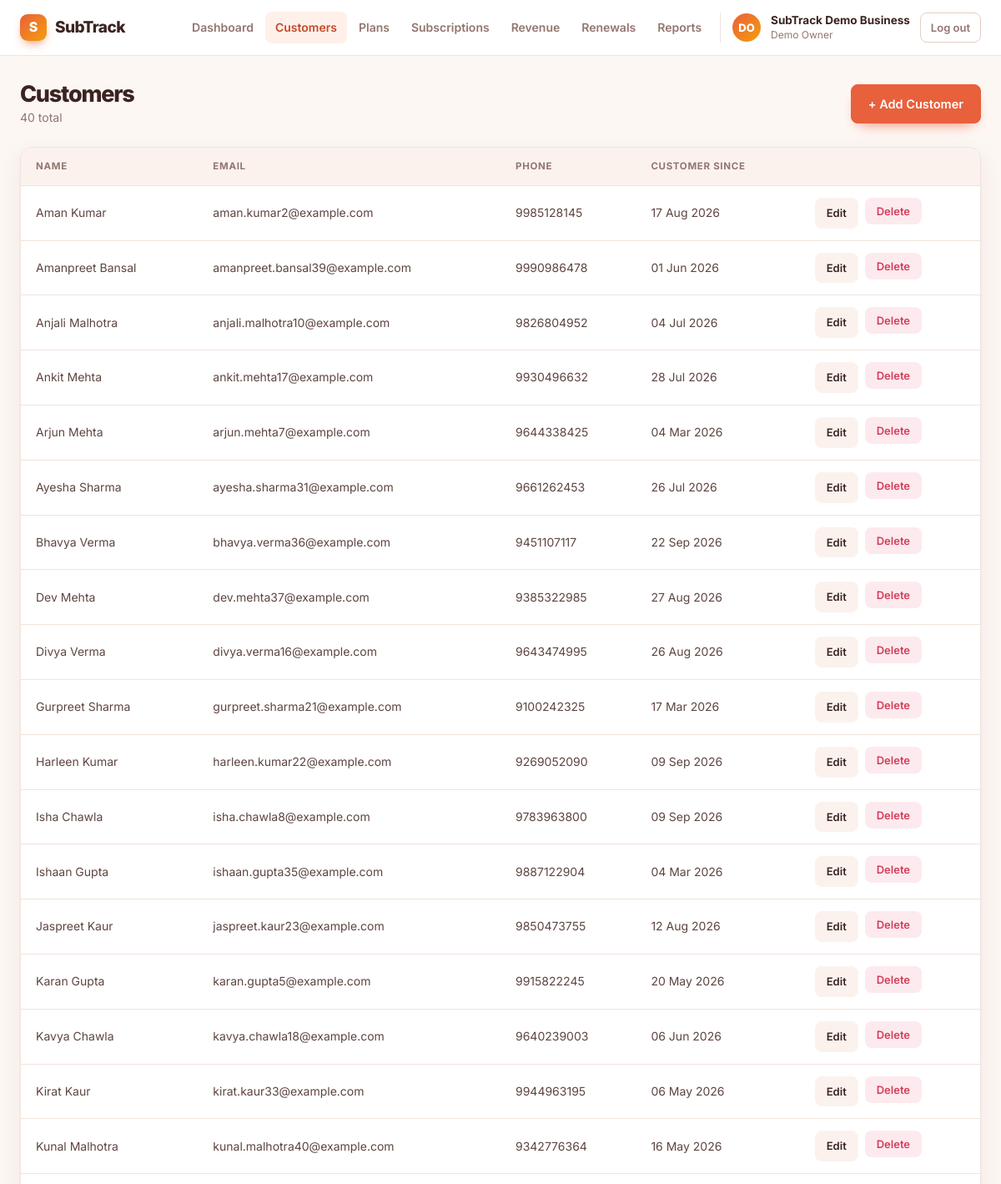
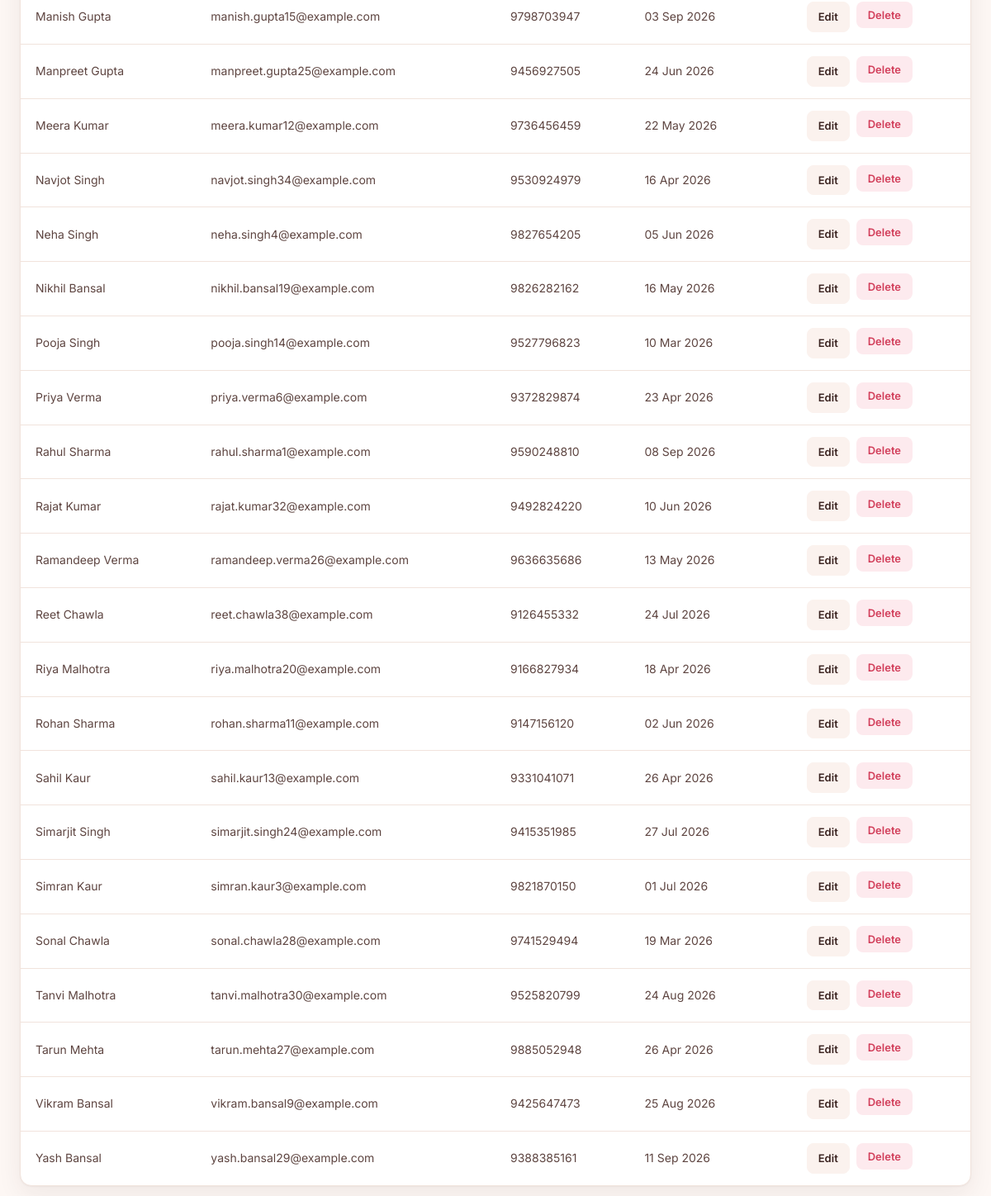
/customers.php (signed in), run on the app's committed database (2 pictures, top to bottom).
### tables this page shows
CREATE TABLE IF NOT EXISTS users (
    id            INT UNSIGNED AUTO_INCREMENT PRIMARY KEY,
    name          VARCHAR(120)        NOT NULL,
    email         VARCHAR(190)        NOT NULL UNIQUE,
    password_hash VARCHAR(255)        NOT NULL,
    business_name VARCHAR(150)        NOT NULL,
    created_at    DATETIME            NOT NULL DEFAULT CURRENT_TIMESTAMP
);

CREATE TABLE IF NOT EXISTS customers (
    id          INT UNSIGNED AUTO_INCREMENT PRIMARY KEY,
    user_id     INT UNSIGNED        NOT NULL,
    name        VARCHAR(150)        NOT NULL,
    email       VARCHAR(190)        NOT NULL,
    phone       VARCHAR(30)         NULL,
    created_at  DATETIME            NOT NULL DEFAULT CURRENT_TIMESTAMP,
    CONSTRAINT fk_customers_user FOREIGN KEY (user_id) REFERENCES users(id) ON DELETE CASCADE,
    INDEX idx_customers_user (user_id)
);

### public/bootstrap.php (called while the page is built, shortened)
<?php
require_once __DIR__ . '/../config/database.php';
require_once __DIR__ . '/../src/Models/User.php';
require_once __DIR__ . '/../src/Models/Customer.php';
require_once __DIR__ . '/../src/Repositories/PdoUserRepository.php';
require_once __DIR__ . '/../src/Repositories/PdoCustomerRepository.php';
require_once __DIR__ . '/../src/Services/AuthService.php';
$pdo = Database::connection();
$userRepository = new PdoUserRepository($pdo);
$customerRepository = new PdoCustomerRepository($pdo);
$authService = new AuthService($userRepository);
function e(?string $value): string
{
    return htmlspecialchars($value ?? '', ENT_QUOTES, 'UTF-8');
}
function formatDate(?string $date): string
{
    return (new DateTimeImmutable($date))->format('d M Y');
}

### src/Services/AuthService.php (called while the page is built, shortened)
<?php
class AuthService
{
    private UserRepositoryInterface $users;
    public function __construct(UserRepositoryInterface $users)
    {
        $this->users = $users;
    }
    public function currentUser(): ?User
    {
        return $this->users->findById((int) $_SESSION['user_id']);
    }
    public function requireLogin(): User
    {
        $user = $this->currentUser();
        return $user;
    }
}

### src/Repositories/PdoUserRepository.php (called while the page is built, shortened)
<?php
require_once __DIR__ . '/../Models/User.php';
class PdoUserRepository implements UserRepositoryInterface
{
    private PDO $pdo;
    public function __construct(PDO $pdo)
    {
        $this->pdo = $pdo;
    }
    public function findById(int $id): ?User
    {
        $stmt = $this->pdo->prepare('SELECT * FROM users WHERE id = :id LIMIT 1');
        $stmt->execute(['id' => $id]);
        $row = $stmt->fetch();
        return $row ? User::fromRow($row) : null;
    }
}

### src/Models/User.php (called while the page is built, shortened)
<?php
class User
{
    public function __construct(
        int $id,
        string $name,
        string $email,
        string $passwordHash,
        string $businessName,
        string $createdAt
    ) {
        $this->id = $id;
        $this->name = $name;
        $this->businessName = $businessName;
    }
    public static function fromRow(array $row): self
    {
        return new self(
            (int) $row['id'],
            $row['name'],
            $row['email'],
            $row['password_hash'],
            $row['business_name'],
            $row['created_at']
        );
    }
}

### src/Repositories/PdoCustomerRepository.php (called while the page is built, shortened)
<?php
require_once __DIR__ . '/../Models/Customer.php';
class PdoCustomerRepository implements CustomerRepositoryInterface
{
    private PDO $pdo;
    public function __construct(PDO $pdo)
    {
        $this->pdo = $pdo;
    }
    public function allForUser(int $userId): array
    {
        $stmt = $this->pdo->prepare('SELECT * FROM customers WHERE user_id = :uid ORDER BY name ASC');
        $stmt->execute(['uid' => $userId]);
        return array_map([Customer::class, 'fromRow'], $stmt->fetchAll());
    }
}

### src/Models/Customer.php (called while the page is built, shortened)
<?php
class Customer
{
    public function __construct(
        int $id,
        int $userId,
        string $name,
        string $email,
        ?string $phone,
        string $createdAt
    ) {
        $this->id = $id;
        $this->name = $name;
        $this->email = $email;
        $this->phone = $phone;
        $this->createdAt = $createdAt;
    }
    public static function fromRow(array $row): self
    {
        return new self(
            (int) $row['id'],
            (int) $row['user_id'],
            $row['name'],
            $row['email'],
            $row['phone'] ?? null,
            $row['created_at']
        );
    }
}

### public/customers.php (the view, shortened to what this page needs)
<?php
require_once __DIR__ . '/bootstrap.php';
$currentUser = $authService->requireLogin();
$userId = $currentUser->id;
$activeNav = 'customers';
$customers = $customerRepository->allForUser($userId);
require __DIR__ . '/partials/app_header.php';
?>
<div class="page-header">
    <div>
        <h1>Customers</h1>
        <div class="sub"><?= count($customers) ?> total</div>
    </div>
    <a href="customer_form.php" class="btn btn-primary" style="width:auto;">+ Add Customer</a>
</div>
<div class="table-wrap">
    <?php if (empty($customers)): ?>
        <div class="empty-state">
            No customers yet. <a href="customer_form.php">Add your first customer</a>.
        </div>
    <?php else: ?>
        <table>
            <thead>
                <tr>
                    <th>Name</th>
                    <th>Email</th>
                    <th>Phone</th>
                    <th>Customer Since</th>
                    <th></th>
                </tr>
            </thead>
            <tbody>
                <?php foreach ($customers as $customer): ?>
                    <tr>
                        <td><?= e($customer->name) ?></td>
                        <td><?= e($customer->email) ?></td>
                        <td><?= e($customer->phone ?? '—') ?></td>
                        <td><?= e(formatDate($customer->createdAt)) ?></td>
                        <td>
                            <div class="row-actions">
                                <a href="customer_form.php?id=<?= $customer->id ?>" class="btn btn-secondary btn-sm">Edit</a>
                                <form method="post" onsubmit="return confirm('Delete this customer? Their subscriptions and payment history will be removed too.');">
                                    <button type="submit" class="btn btn-danger btn-sm">Delete</button>
                                </form>
                            </div>
                        </td>
                    </tr>
                <?php endforeach; ?>
            </tbody>
        </table>
    <?php endif; ?>
</div>
<?php require __DIR__ . '/partials/app_footer.php'; ?>

### public/partials/app_header.php (shortened to what this page needs)
<?php
$navItems = [
    'dashboard' => ['dashboard.php', 'Dashboard'],
    'customers' => ['customers.php', 'Customers'],
    'plans' => ['plans.php', 'Plans'],
    'subscriptions' => ['subscriptions.php', 'Subscriptions'],
    'revenue' => ['revenue.php', 'Revenue'],
    'renewals' => ['renewals.php', 'Renewals'],
    'reports' => ['reports.php', 'Reports'],
];
$nameParts = preg_split('/\s+/', trim($currentUser->name)) ?: ['?'];
$initials = strtoupper(substr($nameParts[0], 0, 1) . (count($nameParts) > 1 ? substr(end($nameParts), 0, 1) : ''));
?>
<!DOCTYPE html>
<html lang="en">
<head>
    <link rel="stylesheet" href="assets/css/style.css">
</head>
<body class="app-body">
<div class="app-topbar">
    <div class="app-topbar-inner">
        <a href="dashboard.php" class="brand"><span class="logo-mark">S</span><?= e(APP_NAME) ?></a>
        <div class="app-nav">
            <?php foreach ($navItems as $key => [$href, $label]): ?>
                <a href="<?= e($href) ?>" class="<?= $activeNav === $key ? 'active' : '' ?>"><?= e($label) ?></a>
            <?php endforeach; ?>
            <div class="app-user-menu">
                <div class="avatar" aria-hidden="true"><?= e($initials) ?></div>
                <div class="biz-name">
                    <strong><?= e($currentUser->businessName) ?></strong>
                    <span><?= e($currentUser->name) ?></span>
                </div>
                <a href="logout.php" class="logout-link">Log out</a>
            </div>
        </div>
    </div>
</div>
<main class="main">

### public/partials/app_footer.php
    </main>
</body>
</html>

### data on the page
users: name "DO", business_name "SubTrack Demo Business", name "Demo Owner"
customers: name "Aman Kumar", email "aman.kumar2@example.com", phone "9985128145", created_at "17 Aug 2026"
customers: name "Amanpreet Bansal", email "amanpreet.bansal39@example.com", phone "9990986478", created_at "01 Jun 2026"
customers: name "Anjali Malhotra", email "anjali.malhotra10@example.com", phone "9826804952", created_at "04 Jul 2026"
customers: name "Ankit Mehta", email "ankit.mehta17@example.com", phone "9930496632", created_at "28 Jul 2026"
customers: name "Arjun Mehta", email "arjun.mehta7@example.com", phone "9644338425", created_at "04 Mar 2026"
customers: name "Ayesha Sharma", email "ayesha.sharma31@example.com", phone "9661262453", created_at "26 Jul 2026"
customers: name "Bhavya Verma", email "bhavya.verma36@example.com", phone "9451107117", created_at "22 Sep 2026"
customers: name "Dev Mehta", email "dev.mehta37@example.com", phone "9385322985", created_at "27 Aug 2026"
customers: name "Divya Verma", email "divya.verma16@example.com", phone "9643474995", created_at "26 Aug 2026"
customers: name "Gurpreet Sharma", email "gurpreet.sharma21@example.com", phone "9100242325", created_at "17 Mar 2026"
customers: name "Harleen Kumar", email "harleen.kumar22@example.com", phone "9269052090", created_at "09 Sep 2026"
customers: name "Isha Chawla", email "isha.chawla8@example.com", phone "9783963800", created_at "09 Sep 2026"
customers: name "Ishaan Gupta", email "ishaan.gupta35@example.com", phone "9887122904", created_at "04 Mar 2026"
customers: name "Jaspreet Kaur", email "jaspreet.kaur23@example.com", phone "9850473755", created_at "12 Aug 2026"
customers: name "Karan Gupta", email "karan.gupta5@example.com", phone "9915822245", created_at "20 May 2026"
customers: name "Kavya Chawla", email "kavya.chawla18@example.com", phone "9640239003", created_at "06 Jun 2026"
customers: name "Kirat Kaur", email "kirat.kaur33@example.com", phone "9944963195", created_at "06 May 2026"
customers: name "Kunal Malhotra", email "kunal.malhotra40@example.com", phone "9342776364", created_at "16 May 2026"
customers: name "Manish Gupta", email "manish.gupta15@example.com", phone "9798703947", created_at "03 Sep 2026"
customers: name "Manpreet Gupta", email "manpreet.gupta25@example.com", phone "9456927505", created_at "24 Jun 2026"
customers: name "Meera Kumar", email "meera.kumar12@example.com", phone "9736456459", created_at "22 May 2026"
customers: name "Navjot Singh", email "navjot.singh34@example.com", phone "9530924979", created_at "16 Apr 2026"
customers: name "Neha Singh", email "neha.singh4@example.com", phone "9827654205", created_at "05 Jun 2026"
customers: name "Nikhil Bansal", email "nikhil.bansal19@example.com", phone "9826282162", created_at "16 May 2026"
customers: name "Pooja Singh", email "pooja.singh14@example.com", phone "9527796823", created_at "10 Mar 2026"
customers: name "Priya Verma", email "priya.verma6@example.com", phone "9372829874", created_at "23 Apr 2026"
customers: name "Rahul Sharma", email "rahul.sharma1@example.com", phone "9590248810", created_at "08 Sep 2026"
customers: name "Rajat Kumar", email "rajat.kumar32@example.com", phone "9492824220", created_at "10 Jun 2026"
customers: name "Ramandeep Verma", email "ramandeep.verma26@example.com", phone "9636635686", created_at "13 May 2026"
customers: name "Reet Chawla", email "reet.chawla38@example.com", phone "9126455332", created_at "24 Jul 2026"
customers: name "Riya Malhotra", email "riya.malhotra20@example.com", phone "9166827934", created_at "18 Apr 2026"
customers: name "Rohan Sharma", email "rohan.sharma11@example.com", phone "9147156120", created_at "02 Jun 2026"
customers: name "Sahil Kaur", email "sahil.kaur13@example.com", phone "9331041071", created_at "26 Apr 2026"
customers: name "Simarjit Singh", email "simarjit.singh24@example.com", phone "9415351985", created_at "27 Jul 2026"
customers: name "Simran Kaur", email "simran.kaur3@example.com", phone "9821870150", created_at "01 Jul 2026"
customers: name "Sonal Chawla", email "sonal.chawla28@example.com", phone "9741529494", created_at "19 Mar 2026"
customers: name "Tanvi Malhotra", email "tanvi.malhotra30@example.com", phone "9525820799", created_at "24 Aug 2026"
customers: name "Tarun Mehta", email "tarun.mehta27@example.com", phone "9885052948", created_at "26 Apr 2026"
customers: name "Vikram Bansal", email "vikram.bansal9@example.com", phone "9425647473", created_at "25 Aug 2026"
customers: name "Yash Bansal", email "yash.bansal29@example.com", phone "9388385161", created_at "11 Sep 2026"

### other printed values
APP_NAME "SubTrack"
$label "Dashboard"
$label "Customers"
$label "Plans"
$label "Subscriptions"
$label "Revenue"
$label "Renewals"
$label "Reports"
count($customers) "40"
